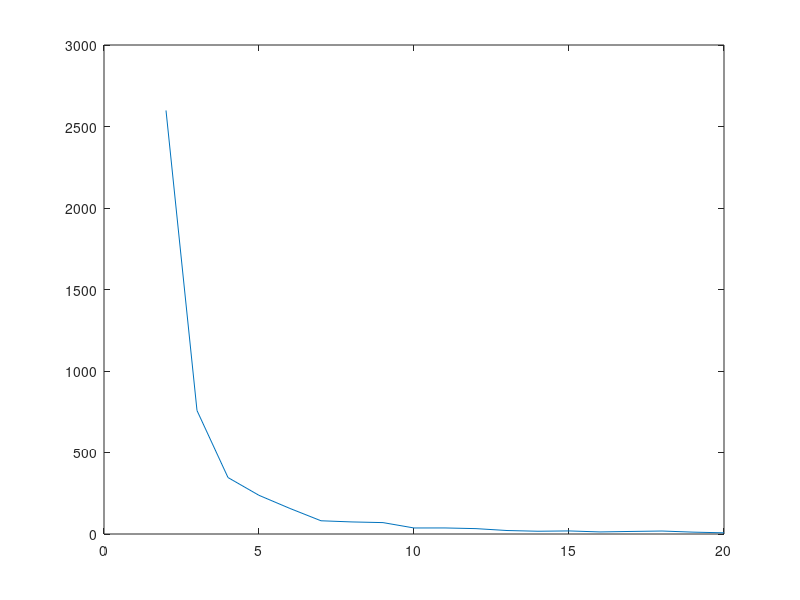
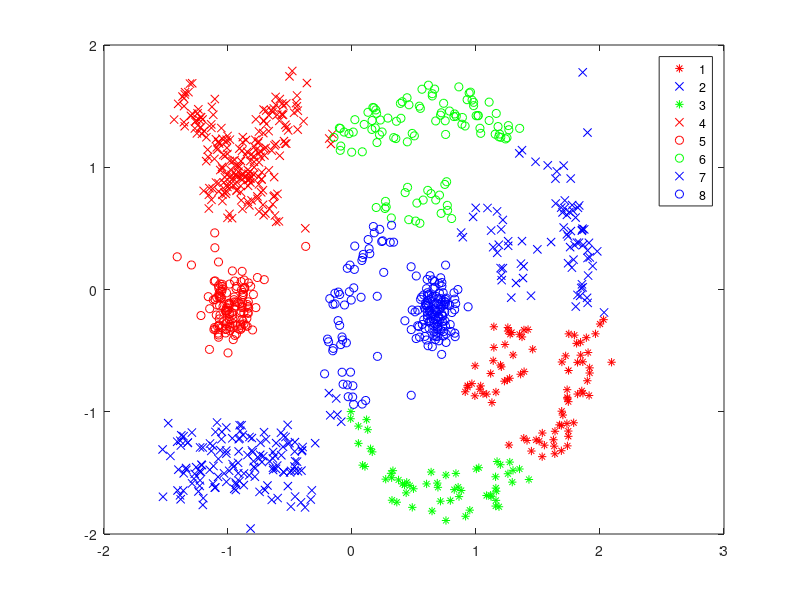

The MATLAB source for these figures, in order:
%% K-means algorithm
% Load data
data = importdata('clu_data.txt');
n = size(data,1);
data=(data-repmat(mean(data),n,1))./repmat(std(data),n,1);
%% Set initial params
ks = 2:20;
threshold = 0.0001; % Stop threshold for which centroids changes
ss_err= zeros(size(ks));
t = 1; % Used to update ss_err

%% Running clustering with different k
% Here we use Euclidean distance
for k=ks
    
    % Generate k random centroids
    cent = data(randperm(n, k),:);
    prev_cent = data(1:k,:);
    dist=zeros(n,k);
    
    % Repeat until centroids do not change much
    while sum(sum(abs(cent - prev_cent))) >= threshold
        prev_cent = cent;
        % Calculate distance
        for i=1:k
            dist(:,i)= sum((repmat(cent(i,:),n,1)-data).^2,2);
        end
        [dist_sort, I]=sort(dist,2);
        cluster=I(:,1);
        % Update centroids
        for j=1:k
            idx=find(cluster==j);
            cent(j,:)=mean(data(idx,:),1);
        end
    end
    
    % Calculate SSE
    s_err=0;
    
    % Calculate distance
    for i=1:k
        dist(:,i)= sum((repmat(cent(i,:),n,1)-data).^2,2);
    end
    [dist_sort, I]=sort(dist,2);
    cluster=I(:,1);
    
    for j=1:k
        idx=find(cluster==j);
        s_err=sum(dist(idx,j).^2);
        ss_err(t)=ss_err(t)+s_err;
    end
    t=t+1;
end

%% Evaluate the SSE
figure(1)
plot(ks,ss_err);

%% Plot out the best clustering k=8

% Generate k random centroids
k=8;
cent = data(randperm(n, k),:);
prev_cent = data(1:k,:);
dist=zeros(n,k);

% Repeat until centroids do not change much
while sum(sum(abs(cent - prev_cent))) >= threshold
    prev_cent = cent;
    % Calculate distance
    for i=1:k
        dist(:,i)= sum((repmat(cent(i,:),n,1)-data).^2,2);
    end
    [dist_sort, I]=sort(dist,2);
    cluster=I(:,1);
    % Update centroids
    for j=1:k
        idx=find(cluster==j);
        cent(j,:)=mean(data(idx,:),1);
    end
end

% Plot out the data
for i=1:k
    dist(:,i)= sum((repmat(cent(i,:),n,1)-data).^2,2);
end
[dist_sort, I]=sort(dist,2);
cluster=I(:,1);

figure(2)
plot(data(cluster==1,1),data(cluster==1,2),'r*');
hold on
plot(data(cluster==2,1),data(cluster==2,2),'bx');
plot(data(cluster==3,1),data(cluster==3,2),'g*');
plot(data(cluster==4,1),data(cluster==4,2),'rx');
plot(data(cluster==5,1),data(cluster==5,2),'ro');
plot(data(cluster==6,1),data(cluster==6,2),'go');
plot(data(cluster==7,1),data(cluster==7,2),'bx');
plot(data(cluster==8,1),data(cluster==8,2),'bo');
hold off
legend('1','2','3','4','5','6','7','8');
